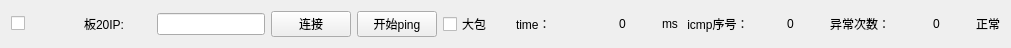
    <widget class="QWidget" name="horizontalLayoutWidget_20">
     <property name="geometry">
      <rect>
       <x>20</x>
       <y>630</y>
       <width>1011</width>
       <height>31</height>
      </rect>
     </property>
     <layout class="QHBoxLayout" name="horizontalLayout_20">
      <item>
       <widget class="QCheckBox" name="ip_enable_20">
        <property name="text">
         <string/>
        </property>
       </widget>
      </item>
      <item>
       <widget class="QLabel" name="label_78">
        <property name="text">
         <string>板20IP:</string>
        </property>
       </widget>
      </item>
      <item>
       <widget class="QLineEdit" name="ip_Text_20">
        <property name="sizePolicy">
         <sizepolicy hsizetype="Fixed" vsizetype="Fixed">
          <horstretch>0</horstretch>
          <verstretch>0</verstretch>
         </sizepolicy>
        </property>
        <property name="alignment">
         <set>Qt::AlignCenter</set>
        </property>
       </widget>
      </item>
      <item>
       <widget class="QPushButton" name="m_pBtnConnect_20">
        <property name="text">
         <string>连接</string>
        </property>
       </widget>
      </item>
      <item>
       <widget class="QPushButton" name="pingButton_20">
        <property name="text">
         <string>开始ping</string>
        </property>
       </widget>
      </item>
      <item>
       <widget class="QCheckBox" name="bigpack_20">
        <property name="text">
         <string>大包</string>
        </property>
       </widget>
      </item>
      <item>
       <widget class="QLabel" name="label_79">
        <property name="text">
         <string>time：</string>
        </property>
       </widget>
      </item>
      <item>
       <widget class="QLabel" name="time_val_20">
        <property name="text">
         <string>0</string>
        </property>
        <property name="alignment">
         <set>Qt::AlignCenter</set>
        </property>
       </widget>
      </item>
      <item>
       <widget class="QLabel" name="label_80">
        <property name="sizePolicy">
         <sizepolicy hsizetype="Fixed" vsizetype="Preferred">
          <horstretch>0</horstretch>
          <verstretch>0</verstretch>
         </sizepolicy>
        </property>
        <property name="text">
         <string>ms</string>
        </property>
       </widget>
      </item>
      <item>
       <widget class="QLabel" name="label_81">
        <property name="text">
         <string> icmp序号：</string>
        </property>
       </widget>
      </item>
      <item>
       <widget class="QLabel" name="icmp_count_20">
        <property name="text">
         <string>0</string>
        </property>
        <property name="alignment">
         <set>Qt::AlignCenter</set>
        </property>
       </widget>
      </item>
      <item>
       <widget class="QLabel" name="error_text_20">
        <property name="text">
         <string>异常次数：</string>
        </property>
       </widget>
      </item>
      <item>
       <widget class="QLabel" name="error_count_20">
        <property name="text">
         <string>0</string>
        </property>
        <property name="alignment">
         <set>Qt::AlignCenter</set>
        </property>
       </widget>
      </item>
      <item>
       <widget class="QLabel" name="status_led_20">
        <property name="sizePolicy">
         <sizepolicy hsizetype="Fixed" vsizetype="Fixed">
          <horstretch>10</horstretch>
          <verstretch>10</verstretch>
         </sizepolicy>
        </property>
        <property name="text">
         <string>正常</string>
        </property>
       </widget>
      </item>
     </layout>
    </widget>
